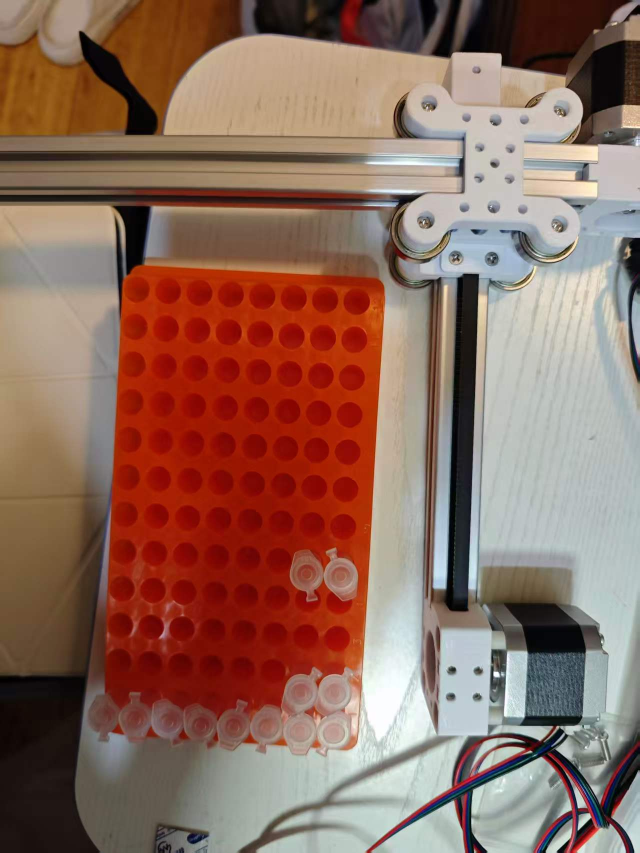
#> input picture LaserMarker_CV/images/tubes.jpg, 1279 x 1706 px, found by its file name (shown at 1/2 size)
$ python detect_ep_tubes_improved.py
#> lines starting #> are read from the running program, lines starting #| are printed output that depends on the picture; after the words box and inside, x2 and y2 are one past the last pixel; in counts of white or black regions, pixels touching at a corner belong together
import cv2
import numpy as np
import os

def resize_image_by_height(image, target_height=800):
    """Resize image to target height while maintaining aspect ratio."""
    height, width = image.shape[:2]
    if height == target_height:
        return image
    scale = target_height / height
    new_width = int(width * scale)
    resized = cv2.resize(image, (new_width, target_height), interpolation=cv2.INTER_AREA)
    return resized

def nothing(x):
    """Dummy callback function for trackbars."""
    pass

def detect_tubes_improved(image, gray, threshold_val, min_area, max_area,
                         min_solidity, min_circularity, max_aspect_ratio):
    """
    Improved tube detection using contour analysis.
    Filters for actual tubes with good characteristics.
    """
    # Apply threshold to isolate bright regions (tubes)
    _, binary = cv2.threshold(gray, threshold_val, 255, cv2.THRESH_BINARY)

    # Clean up with morphological operations
    kernel = cv2.getStructuringElement(cv2.MORPH_ELLIPSE, (5, 5))
    binary = cv2.morphologyEx(binary, cv2.MORPH_CLOSE, kernel)
    binary = cv2.morphologyEx(binary, cv2.MORPH_OPEN, kernel)

    # Find contours
    contours, _ = cv2.findContours(binary, cv2.RETR_EXTERNAL, cv2.CHAIN_APPROX_SIMPLE)

    # Filter contours to find tubes
    detected_tubes = []

    for contour in contours:
        area = cv2.contourArea(contour)

        # Filter by area
        if area < min_area or area > max_area:
            continue

        # Calculate solidity (how filled is the shape)
        hull = cv2.convexHull(contour)
        hull_area = cv2.contourArea(hull)
        if hull_area == 0:
            continue
        solidity = area / hull_area

        # Filter by solidity - tubes should be solid
        if solidity < min_solidity:
            continue

        # Calculate circularity
        perimeter = cv2.arcLength(contour, True)
        if perimeter == 0:
            continue
        circularity = 4 * np.pi * area / (perimeter ** 2)

        # Filter by circularity - avoid very irregular shapes
        if circularity < min_circularity:
            continue

        # Calculate aspect ratio (bounding box)
        x, y, w, h = cv2.boundingRect(contour)
        if w == 0 or h == 0:
            continue
        aspect_ratio = max(w, h) / min(w, h)

        # Filter by aspect ratio
        if aspect_ratio > max_aspect_ratio:
            continue

        # Get center
        M = cv2.moments(contour)
        if M["m00"] != 0:
            cx = int(M["m10"] / M["m00"])
            cy = int(M["m01"] / M["m00"])
        else:
            cx, cy = x + w // 2, y + h // 2

        # Average of width and height as approximate size
        approx_radius = (w + h) // 4

        detected_tubes.append({
            'contour': contour,
            'center': (cx, cy),
            'radius': approx_radius,
            'area': area,
            'solidity': solidity,
            'circularity': circularity,
            'aspect_ratio': aspect_ratio,
            'bbox': (x, y, w, h)
        })

    return detected_tubes, binary

def main():
    # Load the image
    image_path = "tubes.jpg"

    if not os.path.exists(image_path):
        print(f"Error: {image_path} not found in the current directory.")
        return

    original_image = cv2.imread(image_path)
#> original_image is the input picture: shape (1706, 1279, 3); mean B, G, R 93.9, 107.2, 142

    if original_image is None:
        print(f"Error: Could not load image from {image_path}")
        return

    # Resize image to reasonable size (height ~800)
    image = resize_image_by_height(original_image, target_height=800)
#> in resize_image_by_height, `resized = cv2.resize(image, (new_width, target_height), interpolation=..`:
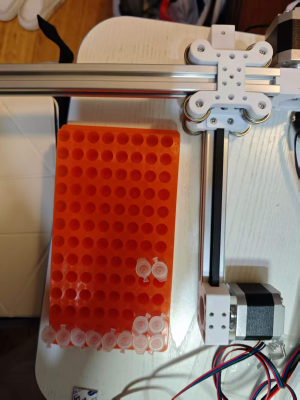
#> resized: shape (800, 599, 3) (shown at 1/2 size); mean B, G, R 93.9, 107.2, 142

    # Convert to grayscale
    gray = cv2.cvtColor(image, cv2.COLOR_BGR2GRAY)
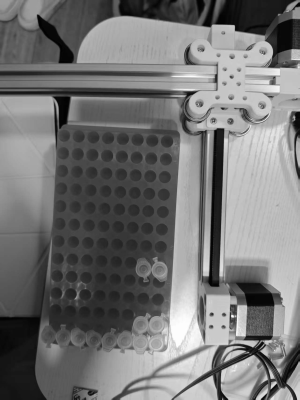
#> gray: shape (800, 599) (shown at 1/2 size); min 0, max 254, mean 116.1

    # Create window and trackbars
    window_name = "EP Tube Detection - Improved"
    cv2.namedWindow(window_name, cv2.WINDOW_NORMAL)

    # Create trackbars for detection parameters
    cv2.createTrackbar("Threshold", window_name, 150, 255, nothing)
    cv2.createTrackbar("Min Area", window_name, 1000, 10000, nothing)
    cv2.createTrackbar("Max Area", window_name, 5000, 20000, nothing)
    cv2.createTrackbar("Min Solidity", window_name, 65, 100, nothing)  # 0-100 as percent
    cv2.createTrackbar("Min Circularity", window_name, 25, 100, nothing)  # 0-100 as percent
    cv2.createTrackbar("Max Aspect", window_name, 30, 50, nothing)  # 1.0-5.0

    print("=" * 70)
    print("EP TUBE DETECTION - IMPROVED CONTOUR-BASED")
    print("=" * 70)
    print("\nBased on multi-tube analysis:")
    print("  - Threshold: brightness cutoff for white tubes")
    print("  - Min Area: filter out noise (small fragments)")
    print("  - Max Area: filter out background artifacts")
    print("  - Min Solidity: > 0.65 for solid tubes")
    print("  - Min Circularity: > 0.25 to avoid very irregular shapes")
    print("  - Max Aspect: <= 3.0 to avoid elongated artifacts")
    print("\nPress 'q' to quit and print final parameters.")
    print("-" * 70)

    # Main loop for real-time detection
    while True:
        # Read trackbar values
        threshold = cv2.getTrackbarPos("Threshold", window_name)
        min_area = cv2.getTrackbarPos("Min Area", window_name)
        max_area = cv2.getTrackbarPos("Max Area", window_name)
        min_solidity = cv2.getTrackbarPos("Min Solidity", window_name) / 100.0
        min_circularity = cv2.getTrackbarPos("Min Circularity", window_name) / 100.0
        max_aspect = 1.0 + cv2.getTrackbarPos("Max Aspect", window_name) / 10.0

        # Ensure valid ranges
        min_area = max(1, min_area)
        max_area = max(min_area + 1, max_area)
        min_solidity = max(0.0, min(1.0, min_solidity))
        min_circularity = max(0.0, min(1.0, min_circularity))
        max_aspect = max(1.0, max_aspect)

        # Detect tubes
        tubes, binary = detect_tubes_improved(
            image, gray, threshold, min_area, max_area,
            min_solidity, min_circularity, max_aspect
        )
#> in detect_tubes_improved, `_, binary = cv2.threshold(gray, threshold_val, 255, cv2.THRESH_BINARY)`:
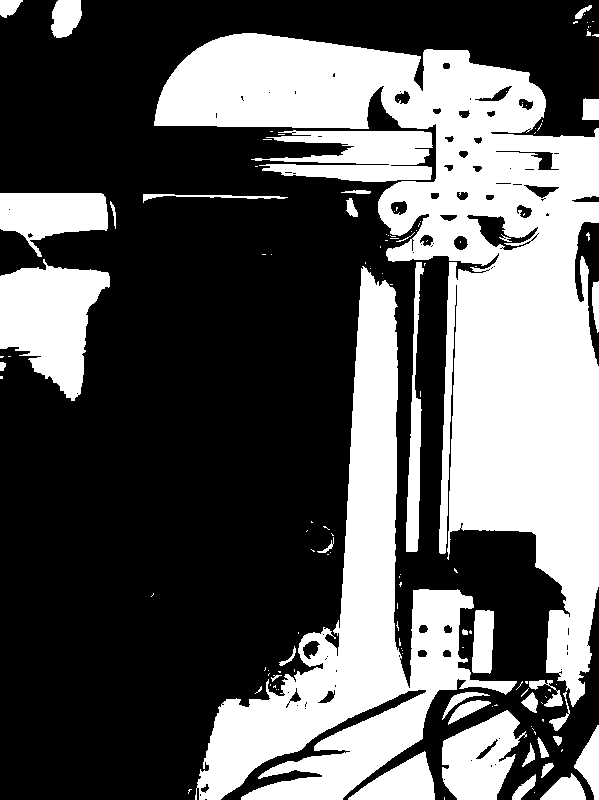
#> binary: shape (800, 599); 37.4% white; 134 white regions (97 under 20 px), largest, box (x1, y1, x2, y2) and area: (154, 33, 599, 707) 96287, (195, 266, 517, 800) 45119, (0, 259, 110, 401) 9419
#> in detect_tubes_improved, `binary = cv2.morphologyEx(binary, cv2.MORPH_CLOSE, kernel)`:
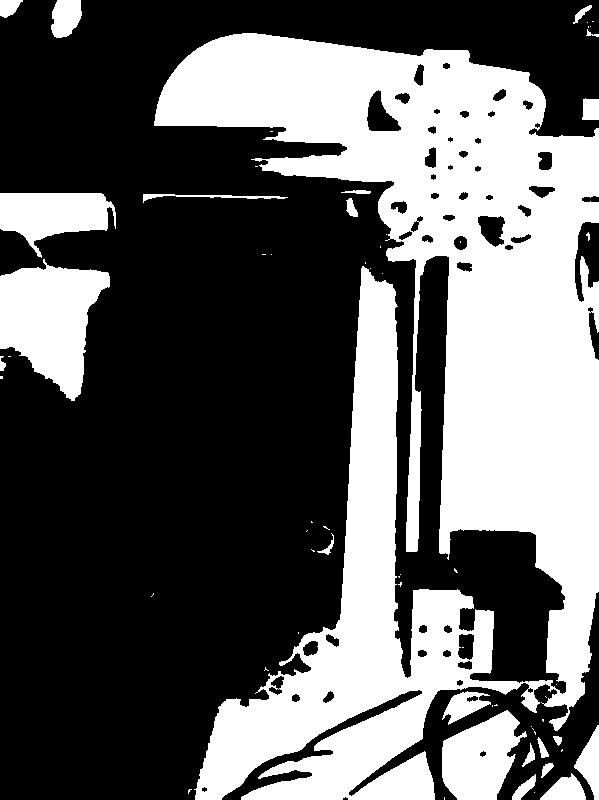
#> binary: shape (800, 599); 38.3% white; 63 white regions (40 under 20 px), largest, box (x1, y1, x2, y2) and area: (154, 33, 599, 800) 158821, (0, 259, 110, 401) 9512, (442, 710, 527, 800) 4964
#> in detect_tubes_improved, `binary = cv2.morphologyEx(binary, cv2.MORPH_OPEN, kernel)`:
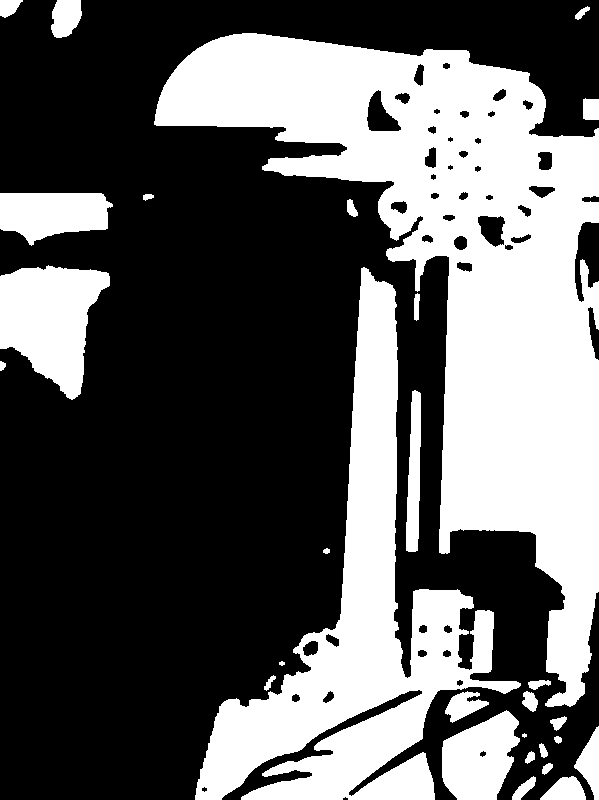
#> binary: shape (800, 599); 37.9% white; 29 white regions (1 under 20 px)
#> in detect_tubes_improved, `contours, _ = cv2.findContours(binary, cv2.RETR_EXTERNAL, cv2.CHAIN_AP..`: contours = 29 contours, 2 with area under 20; largest, box (x1, y1, x2, y2) and area: (154, 33, 599, 707) 108128, (195, 267, 521, 800) 48731, (0, 265, 110, 400) 9268, (442, 710, 520, 800) 4811, (0, 193, 113, 246) 4245
#> the loop in detect_tubes_improved, `for contour in contours:` made 29 passes
#> (area, hull_area, solidity, perimeter, circularity, x, y, w) on passes 10, 24: (4811, 5044, 0.954, 301.8, 0.664, 442, 710, 78), (4245, 4748.5, 0.894, 308.6, 0.56, 0, 193, 113)
#> after the loop in detect_tubes_improved, `for contour in contours:`: detected_tubes = 2 items
#> tubes = 2 items

        # Create a copy for drawing
        display_image = image.copy()

        # Draw detected tubes
        if tubes:
            for tube in tubes:
                # Draw contour in green
                cv2.drawContours(display_image, [tube['contour']], 0, (0, 255, 0), 2)
                # Draw center point in red
                cv2.circle(display_image, tube['center'], 4, (0, 0, 255), -1)
#> this loop made 2 passes
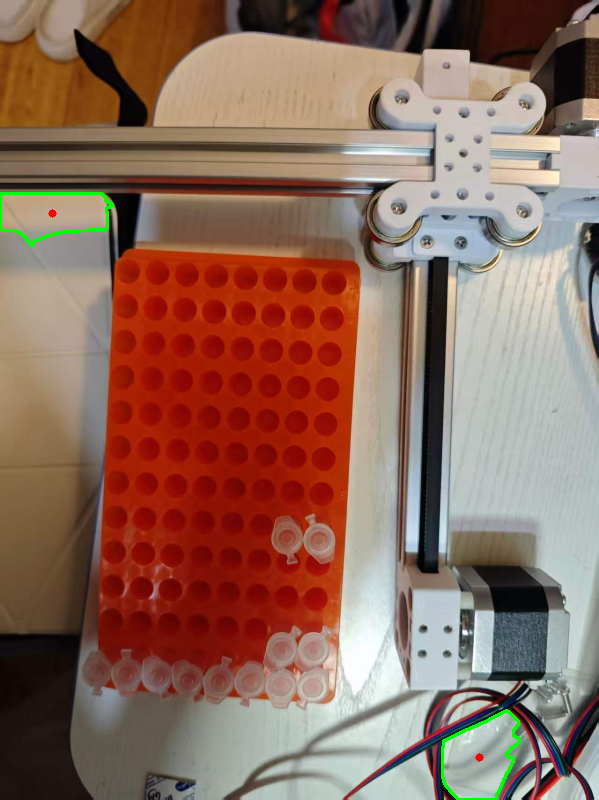
#> display_image: shape (800, 599, 3); 0.4% of pixels changed, all inside (x1, y1, x2, y2) = (0, 192, 521, 800)

            # Add text showing number of tubes detected
            text = f"Tubes detected: {len(tubes)}"
#> text = 'Tubes detected: 2'
            cv2.putText(display_image, text, (10, 30), cv2.FONT_HERSHEY_SIMPLEX,
                       1, (0, 255, 0), 2)
        else:
            # Add text showing no tubes detected
            text = "Tubes detected: 0"
            cv2.putText(display_image, text, (10, 30), cv2.FONT_HERSHEY_SIMPLEX,
                       1, (0, 0, 255), 2)

        # Add parameter info on display
        info_text = (f"Thresh:{threshold} Area:{min_area}-{max_area} "
                    f"Solid:{min_solidity:.2f} Circ:{min_circularity:.2f} Asp:{max_aspect:.1f}")
        cv2.putText(display_image, info_text, (10, display_image.shape[0] - 15),
                   cv2.FONT_HERSHEY_SIMPLEX, 0.5, (255, 255, 255), 1)
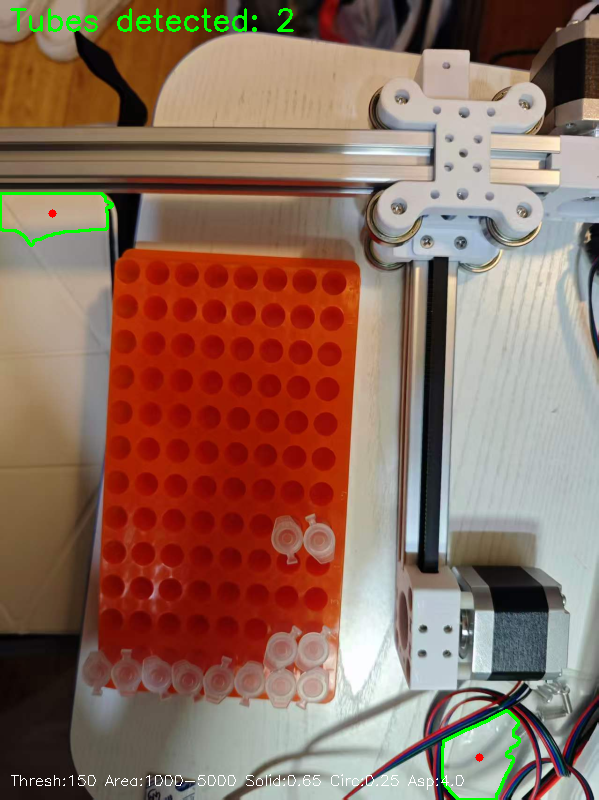
#> display_image: shape (800, 599, 3); mean B, G, R 93.5, 108.6, 141.2

        # Display the image
        cv2.imshow(window_name, display_image)

        # Check for key press
        key = cv2.waitKey(30) & 0xFF
#> (key q is pressed here)
        if key == ord('q'):
            print("\n" + "=" * 70)
            print("FINAL PARAMETERS")
            print("=" * 70)
            print(f"Threshold:        {threshold}")
            print(f"Min Area:         {min_area} pixels")
            print(f"Max Area:         {max_area} pixels")
            print(f"Min Solidity:     {min_solidity:.3f} (0.0-1.0)")
            print(f"Min Circularity:  {min_circularity:.3f} (0.0-1.0)")
            print(f"Max Aspect Ratio: {max_aspect:.2f}")

            if tubes:
                print(f"\nTubes detected: {len(tubes)}")
#| Tubes detected: 2
                print("\nDetected tube statistics:")
                areas = [t['area'] for t in tubes]
#> areas = [4811, 4245]
                solids = [t['solidity'] for t in tubes]
#> solids = [0.954, 0.894]
                circs = [t['circularity'] for t in tubes]
#> circs = [0.664, 0.56]
                aspects = [t['aspect_ratio'] for t in tubes]
#> aspects = [1.15, 2.13]
                print(f"  Area range: {min(areas):.0f} - {max(areas):.0f} pixels")
#|   Area range: 4245 - 4811 pixels
                print(f"  Solidity range: {min(solids):.3f} - {max(solids):.3f}")
#|   Solidity range: 0.894 - 0.954
                print(f"  Circularity range: {min(circs):.3f} - {max(circs):.3f}")
#|   Circularity range: 0.560 - 0.664
                print(f"  Aspect ratio range: {min(aspects):.2f} - {max(aspects):.2f}")
#|   Aspect ratio range: 1.15 - 2.13
            else:
                print("\nNo tubes detected with final parameters.")

            print("=" * 70)
            break

    # Cleanup
    cv2.destroyAllWindows()

if __name__ == "__main__":
    main()

$ run again, with LaserMarker_CV/images/Multi_white_tube.jpg copied over LaserMarker_CV/images/tubes.jpg
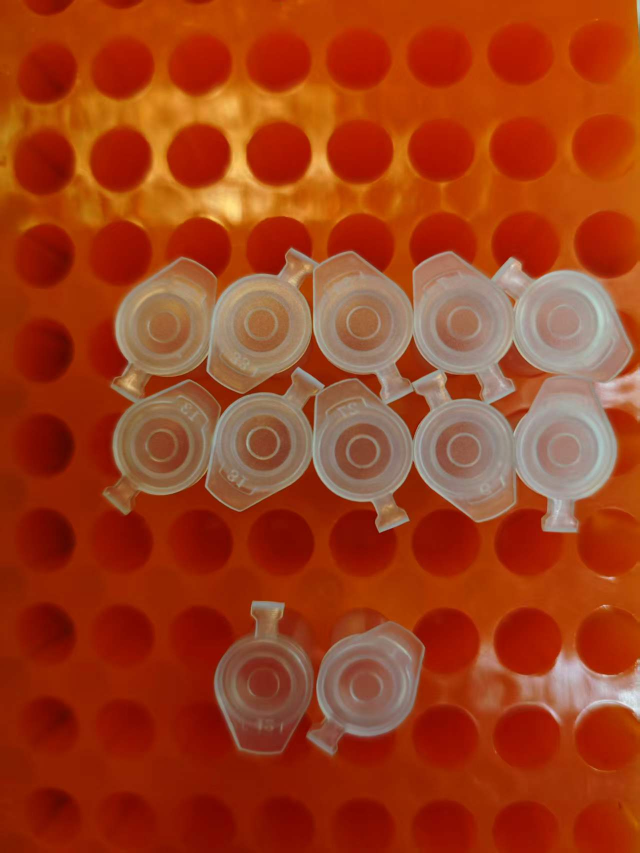
#> input picture LaserMarker_CV/images/Multi_white_tube.jpg, 1279 x 1706 px, found by its file name (shown at 1/2 size)
#> in main, original_image is the input picture: shape (1706, 1279, 3); mean B, G, R 27.7, 62.3, 159.3
#> in detect_tubes_improved, `binary = cv2.morphologyEx(binary, cv2.MORPH_OPEN, kernel)`:
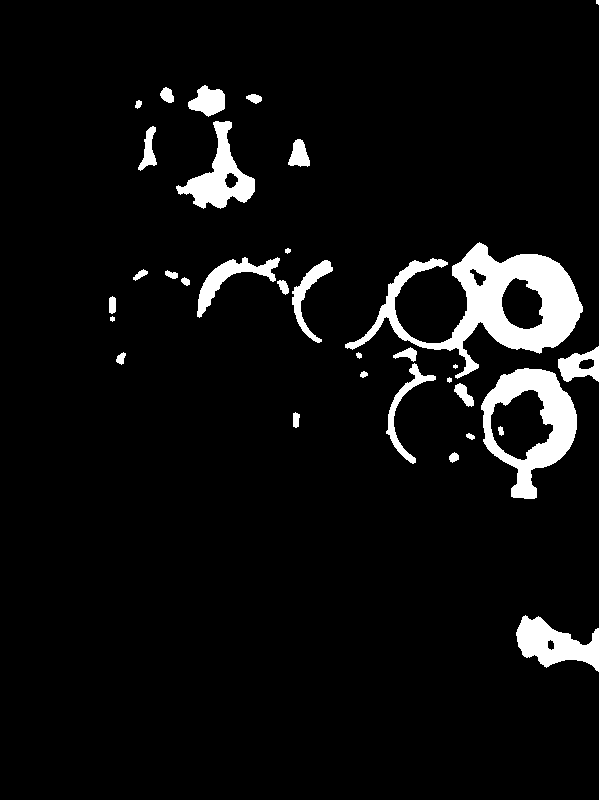
#> binary: shape (800, 599); 5.9% white; 33 white regions (2 under 20 px)
#> contours = 32 contours, 5 with area under 20; largest, box (x1, y1, x2, y2) and area: (345, 242, 583, 379) 11614, (481, 368, 577, 499) 7976, (176, 121, 255, 209) 2638, (516, 615, 599, 672) 2468, (197, 257, 280, 318) 1244
#> the loop in detect_tubes_improved, `for contour in contours:` made 32 passes
#> (area, hull_area, solidity, perimeter, circularity, x, y, w) on pass 1: (2468.5, 3618, 0.682, 289.9, 0.369, 516, 615, 83)
#> after the loop in detect_tubes_improved, `for contour in contours:`: detected_tubes = 1 item
#> the loop in main, `for tube in tubes:` made 1 pass
#> text = 'Tubes detected: 1'
#> in main, `cv2.putText(display_image, info_text, (10, display_image.shape[0] - 15..`:
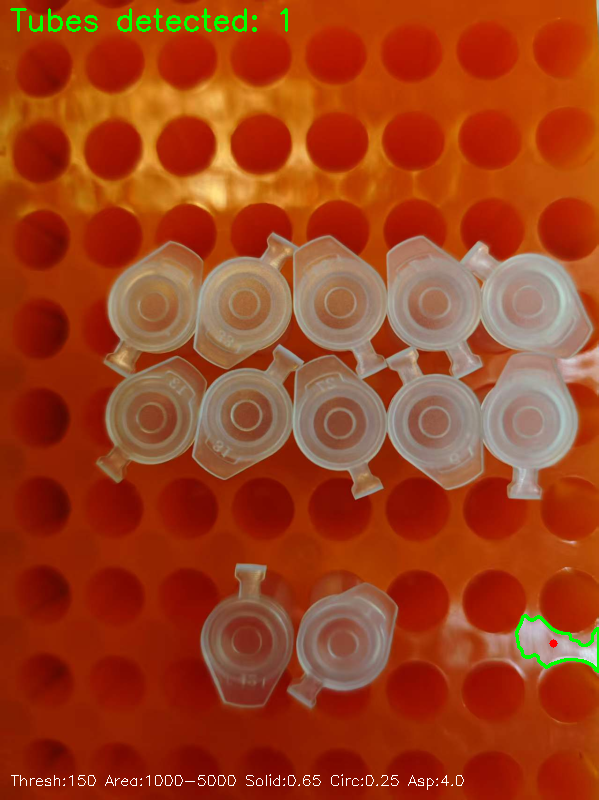
#> display_image: shape (800, 599, 3); mean B, G, R 27.9, 63.7, 158.5
#| Tubes detected: 1
#> areas = [2468.5]
#> solids = [0.682]
#> circs = [0.369]
#> aspects = [1.46]
#|   Area range: 2468 - 2468 pixels
#|   Solidity range: 0.682 - 0.682
#|   Circularity range: 0.369 - 0.369
#|   Aspect ratio range: 1.46 - 1.46
